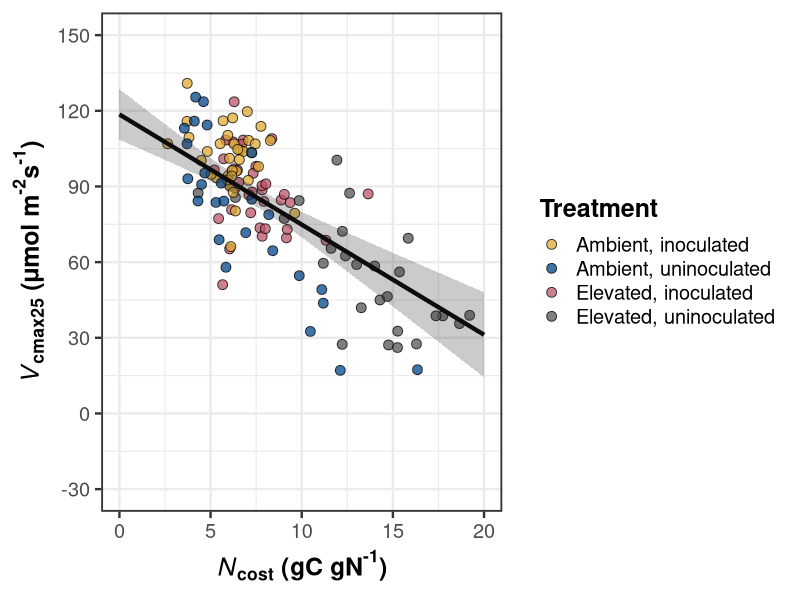

Reproduce this figure in R. (Note: this script raises an error after producing the figure.)
##########################################################################
## Load libraries and import data
##########################################################################
# Libraries
library(lme4)
library(emmeans)
library(tidyverse)
library(ggpubr)

# Turn off digit rounding in emmean args
emm_options(opt.digits = FALSE)

# Load compiled datasheet
df <- read.csv("../data_sheets/NxCO2xI_compiled_datasheet.csv",
               na.strings = "NA") %>%
  mutate(n.trt = as.numeric(n.trt)) %>%
  filter(inoc == "inoc" | (inoc == "no.inoc" & nodule.biomass < 0.05)) %>%
  unite(col = "co2.inoc", co2:inoc, sep = "_", remove = FALSE) 

## Add colorblind friendly palette
cbbPalette3 <- c("#DDAA33", "#004488", "#BB5566", "#555555")


df$ncost[df$ncost > 20] <- NA

##########################################################################
## Ncost:Vcmax25 regline prep
##########################################################################
vcmax.ncost <- lmer(vcmax25 ~ ncost * co2 * inoc + (1|rack:co2), data = df)
shapiro.test(residuals(vcmax.ncost))
test(emtrends(vcmax.ncost, ~co2*inoc, "ncost"))

## Emmean fxns for regression lines + error ribbons
vcmax.ncost.full <- data.frame(emmeans(vcmax.ncost, ~inoc*co2, "ncost",
                                       at = list(ncost = seq(0, 20, 0.1)),
                                       type = "response")) %>%
  unite(col = "co2.inoc", co2:inoc, sep = "_", remove = FALSE)

vcmax.ncost.regline <- data.frame(emmeans(vcmax.ncost, ~1, "ncost",
                                          at = list(ncost = seq(0, 20, 0.1)),
                                          type = "response")) %>%
  mutate(co2 = X1,inoc = X1, co2.inoc = X1) %>%
  full_join(vcmax.ncost.full) %>%
  dplyr::select(ncost, co2, inoc, co2.inoc, everything(), -X1) %>%
  mutate(linetype = ifelse(co2.inoc == "elv_inoc" | co2.inoc == "amb_inoc", 
                           "dashed", "solid"))

##########################################################################
## Ncost:Vcmax25 plot
##########################################################################
vcmax.ncost.plot <- ggplot(data = df, 
                           aes(x = ncost, y = vcmax25)) +
  geom_jitter(aes(fill = co2.inoc),
              size = 3, shape = 21, alpha = 0.75) +
  geom_smooth(data = subset(vcmax.ncost.regline, co2.inoc == "overall"),
              aes(y = emmean), size = 1.5, se = FALSE, color = "black") +
  geom_ribbon(data = subset(vcmax.ncost.regline, co2.inoc == "overall"),
              aes(y = emmean, ymin = lower.CL, ymax = upper.CL), 
              size = 1.5, alpha = 0.25) +
  scale_fill_manual(values = cbbPalette3,
                    labels = c("Ambient, inoculated",
                               "Ambient, uninoculated",
                               "Elevated, inoculated",
                               "Elevated, uninoculated")) +
  scale_color_manual(values = cbbPalette3,
                     labels = c("Ambient, inoculated",
                                "Ambient, uninoculated",
                                "Elevated, inoculated",
                                "Elevated, uninoculated")) +
  scale_y_continuous(limits = c(-30, 150), breaks = seq(-30, 150, 30)) +
  labs(x = expression(bold(italic("N")["cost"]*" (gC gN"^"-1"*")")),
       y = expression(bold(italic("V")["cmax25"]*" (μmol m"^"-2"*"s"^"-1"*")")),
       fill = "Treatment", color = "Treatment") +
  guides(linetype = "none") +
  theme_bw(base_size = 18) +
  theme(axis.title = element_text(face = "bold"),
        legend.title = element_text(face = "bold"),
        panel.border = element_rect(size = 1.25))
vcmax.ncost.plot

##########################################################################
## Rd.vcmax:Vcmax25 regline prep
##########################################################################
vcmax.rd.vcmax <- lmer(vcmax25 ~ rd25.vcmax25 * co2 * inoc + (1|rack:co2), data = df)
shapiro.test(residuals(vcmax.rd.vcmax))
test(emtrends(vcmax.rd.vcmax, ~co2*inoc, "rd25.vcmax25"))

## Emmean fxns for regression lines + error ribbons
vcmax.rd.vcmax.full <- data.frame(emmeans(vcmax.rd.vcmax, ~inoc*co2, "rd25.vcmax25",
                                       at = list(rd25.vcmax25 = seq(0, 0.09, 0.001)),
                                       type = "response")) %>%
  unite(col = "co2.inoc", co2:inoc, sep = "_", remove = FALSE)

vcmax.rd.vcmax.regline <- data.frame(emmeans(vcmax.rd.vcmax, ~1, "rd25.vcmax25",
                                          at = list(rd25.vcmax25 = seq(0, 0.09, 0.001)),
                                          type = "response")) %>%
  mutate(co2 = X1,inoc = X1, co2.inoc = X1) %>%
  full_join(vcmax.rd.vcmax.full) %>%
  dplyr::select(rd25.vcmax25, co2, inoc, co2.inoc, everything(), -X1) %>%
  mutate(linetype = ifelse(co2.inoc == "elv_inoc" | co2.inoc == "amb_inoc", 
                           "dashed", "solid"))

##########################################################################
## Ncost:Vcmax25 plot
##########################################################################
vcmax.ncost.plot <- ggplot(data = df, 
                           aes(x = rd25.vcmax25, y = vcmax25)) +
  geom_jitter(aes(fill = co2.inoc),
              size = 3, shape = 21, alpha = 0.75) +
  geom_smooth(data = subset(vcmax.rd.vcmax.regline, co2.inoc == "overall"),
              aes(y = emmean), size = 1.5, se = FALSE, color = "black") +
  geom_ribbon(data = subset(vcmax.rd.vcmax.regline, co2.inoc == "overall"),
              aes(y = emmean, ymin = lower.CL, ymax = upper.CL), 
              size = 1.5, alpha = 0.25) +
  scale_fill_manual(values = cbbPalette3,
                    labels = c("Ambient, inoculated",
                               "Ambient, uninoculated",
                               "Elevated, inoculated",
                               "Elevated, uninoculated")) +
  scale_color_manual(values = cbbPalette3,
                     labels = c("Ambient, inoculated",
                                "Ambient, uninoculated",
                                "Elevated, inoculated",
                                "Elevated, uninoculated")) +
  scale_y_continuous(limits = c(0, 150), breaks = seq(0, 150, 30)) +
  labs(x = expression(bold(italic("N")["cost"]*" (gC gN"^"-1"*")")),
       y = expression(bold(italic("V")["cmax25"]*" (μmol m"^"-2"*"s"^"-1"*")")),
       fill = "Treatment", color = "Treatment") +
  guides(linetype = "none") +
  theme_bw(base_size = 18) +
  theme(axis.title = element_text(face = "bold"),
        legend.title = element_text(face = "bold"),
        panel.border = element_rect(size = 1.25))
vcmax.ncost.plot

##########################################################################
## Ncost:Narea regline prep
##########################################################################

narea.ncost <- lmer(sqrt(narea) ~ ncost * co2 * inoc + (1|rack:co2), data = df)
shapiro.test(residuals(narea.ncost))
test(emtrends(narea.ncost, ~co2*inoc, "ncost"))

## Emmean fxns for regression lines + error ribbons
narea.ncost.full <- data.frame(emmeans(narea.ncost, ~inoc*co2, "ncost",
                                       at = list(ncost = seq(0, 20, 0.1)),
                                       type = "response")) %>%
  unite(col = "co2.inoc", co2:inoc, sep = "_", remove = FALSE)

narea.ncost.regline <- data.frame(emmeans(narea.ncost, ~1, "ncost",
                                          at = list(ncost = seq(0, 20, 0.1)),
                                          type = "response")) %>%
  mutate(co2 = X1,inoc = X1, co2.inoc = X1) %>%
  full_join(narea.ncost.full) %>%
  dplyr::select(ncost, co2, inoc, co2.inoc, everything(), -X1)

##########################################################################
## Ncost:Narea plot
##########################################################################
narea.ncost.plot <- ggplot(data = df, 
                           aes(x = ncost, y = narea)) +
  geom_jitter(aes(fill = co2.inoc),
              size = 3, shape = 21, alpha = 0.75) +
  geom_smooth(data = subset(narea.ncost.regline, co2.inoc == "overall"),
              aes(y = response), size = 1.5, se = FALSE, color = "black") +
  geom_ribbon(data = subset(narea.ncost.regline, co2.inoc == "overall"),
              aes(y = response, ymin = lower.CL, ymax = upper.CL), 
              size = 1.5, alpha = 0.25) +
  scale_fill_manual(values = cbbPalette3,
                    labels = c("Ambient, inoculated",
                               "Ambient, uninoculated",
                               "Elevated, inoculated",
                               "Elevated, uninoculated")) +
  scale_color_manual(values = cbbPalette3,
                     labels = c("Ambient, inoculated",
                                "Ambient, uninoculated",
                                "Elevated, inoculated",
                                "Elevated, uninoculated")) +
  scale_y_continuous(limits = c(0, 3.2), breaks = seq(0, 3, 1)) +
  labs(x = expression(bold(italic("N")["cost"]*" (gC gN"^"-1"*")")),
       y = expression(bold(italic("N")["area"]*" (gN m"^"-2"*")")),
       fill = "Treatment", color = "Treatment") +
  guides(linetype = "none") +
  theme_bw(base_size = 18) +
  theme(axis.title = element_text(face = "bold"),
        legend.title = element_text(face = "bold"),
        panel.border = element_rect(size = 1.25))
narea.ncost.plot

##########################################################################
## Rd.vcmax:Narea regline prep
##########################################################################
narea.rd.vcmax <- lmer(narea ~ rd25.vcmax25 * co2 * inoc + (1|rack:co2), data = df)
shapiro.test(residuals(narea.rd.vcmax))
test(emtrends(narea.rd.vcmax, ~co2*inoc, "rd25.vcmax25"))

## Emmean fxns for regression lines + error ribbons
narea.rd.vcmax.full <- data.frame(emmeans(narea.rd.vcmax, ~inoc*co2, "rd25.vcmax25",
                                       at = list(rd25.vcmax25 = seq(0, 0.09, 0.001)),
                                       type = "response")) %>%
  unite(col = "co2.inoc", co2:inoc, sep = "_", remove = FALSE)

narea.rd.vcmax.regline <- data.frame(emmeans(narea.rd.vcmax, ~1, "rd25.vcmax25",
                                          at = list(rd25.vcmax25 = seq(0, 0.09, 0.001)),
                                          type = "response")) %>%
  mutate(co2 = X1,inoc = X1, co2.inoc = X1) %>%
  full_join(narea.rd.vcmax.full) %>%
  dplyr::select(rd25.vcmax25, co2, inoc, co2.inoc, everything(), -X1)

##########################################################################
## Rd.vcmax:Narea plot
##########################################################################
narea.rd.vcmax.plot <- ggplot(data = df, 
                           aes(x = rd25.vcmax25, y = narea)) +
  geom_jitter(aes(fill = co2.inoc),
              size = 3, shape = 21, alpha = 0.75) +
  geom_smooth(data = subset(narea.rd.vcmax.regline, co2.inoc == "overall"),
              aes(y = emmean), size = 1.5, se = FALSE, color = "black") +
  geom_ribbon(data = subset(narea.rd.vcmax.regline, co2.inoc == "overall"),
              aes(y = emmean, ymin = lower.CL, ymax = upper.CL), 
              size = 1.5, alpha = 0.25) +
  scale_fill_manual(values = cbbPalette3,
                    labels = c("Ambient, inoculated",
                               "Ambient, uninoculated",
                               "Elevated, inoculated",
                               "Elevated, uninoculated")) +
  scale_color_manual(values = cbbPalette3,
                     labels = c("Ambient, inoculated",
                                "Ambient, uninoculated",
                                "Elevated, inoculated",
                                "Elevated, uninoculated")) +
  scale_y_continuous(limits = c(0, 3), breaks = seq(0, 3, 1)) +
  labs(x = expression(bold(italic("N")["cost"]*" (gC gN"^"-1"*")")),
       y = expression(bold(italic("N")["area"]*" (gN m"^"-2"*")")),
       fill = "Treatment", color = "Treatment") +
  guides(linetype = "none") +
  theme_bw(base_size = 18) +
  theme(axis.title = element_text(face = "bold"),
        legend.title = element_text(face = "bold"),
        panel.border = element_rect(size = 1.25))
narea.rd.vcmax.plot

##########################################################################
## Ncost:Narea regline prep
##########################################################################
jmax25.vcmax25.ncost <- lmer(log(jmax25.vcmax25) ~ ncost * co2 * inoc + (1|rack:co2), data = df)
shapiro.test(residuals(jmax25.vcmax25.ncost))
test(emtrends(jmax25.vcmax25.ncost, ~co2*inoc, "ncost"))

## Emmean fxns for regression lines + error ribbons
jmax25.vcmax25.ncost.full <- data.frame(emmeans(jmax25.vcmax25.ncost, ~inoc*co2, "ncost",
                                       at = list(ncost = seq(0, 20, 0.1)),
                                       type = "response")) %>%
  unite(col = "co2.inoc", co2:inoc, sep = "_", remove = FALSE)

jmax25.vcmax25.ncost.regline <- data.frame(emmeans(jmax25.vcmax25.ncost, ~1, "ncost",
                                          at = list(ncost = seq(0, 20, 0.1)),
                                          type = "response")) %>%
  mutate(co2 = X1,inoc = X1, co2.inoc = X1) %>%
  full_join(jmax25.vcmax25.ncost.full) %>%
  dplyr::select(ncost, co2, inoc, co2.inoc, everything(), -X1) %>%
  mutate(linetype = ifelse(co2.inoc == "elv_inoc" | co2.inoc == "amb.inoc",
                           "dashed", "solid"))

##########################################################################
## Ncost:Narea plot
##########################################################################

jmax25.vcmax25.ncost.plot <- ggplot(data = df, 
                           aes(x = ncost, y = jmax25.vcmax25)) +
  geom_jitter(aes(fill = co2.inoc),
              size = 3, shape = 21, alpha = 0.75) +
  geom_smooth(data = subset(jmax25.vcmax25.ncost.regline, co2.inoc == "overall"),
              aes(y = response), size = 1.5, se = FALSE, color = "black") +
  geom_ribbon(data = subset(jmax25.vcmax25.ncost.regline, co2.inoc == "overall"),
              aes(y = response, ymin = lower.CL, ymax = upper.CL), 
              size = 1.5, alpha = 0.25) +
  scale_fill_manual(values = cbbPalette3,
                    labels = c("Ambient, inoculated",
                               "Ambient, uninoculated",
                               "Elevated, inoculated",
                               "Elevated, uninoculated")) +
  scale_color_manual(values = cbbPalette3,
                     labels = c("Ambient, inoculated",
                                "Ambient, uninoculated",
                                "Elevated, inoculated",
                                "Elevated, uninoculated")) +
  scale_y_continuous(limits = c(1.5, 2.3), breaks = seq(1.5, 2.25, 0.25)) +
  labs(x = expression(bold(italic("N")["cost"]*" (gC gN"^"-1"*")")),
       y = expression(bold(italic("J")["max25"]*":"*italic(V)["cmax25"])),
       fill = "Treatment", color = "Treatment") +
  guides(linetype = "none") +
  theme_bw(base_size = 18) +
  theme(axis.title = element_text(face = "bold"),
        legend.title = element_text(face = "bold"),
        panel.border = element_rect(size = 1.25))
jmax25.vcmax25.ncost.plot

##########################################################################
## Ncost:Rd25.vcmax25 regline prep
##########################################################################
jmax25.vcmax25.rd25.vcmax25 <- lmer(jmax25.vcmax25 ~ rd25.vcmax25 * 
                                      co2 * inoc + (1|rack:co2), data = df)
shapiro.test(residuals(jmax25.vcmax25.rd25.vcmax25))
test(emtrends(jmax25.vcmax25.rd25.vcmax25, ~co2*inoc, "rd25.vcmax25"))

## Emmean fxns for regression lines + error ribbons
jmax25.vcmax25.rd25.vcmax25.full <- data.frame(
  emmeans(jmax25.vcmax25.rd25.vcmax25, 
          ~inoc*co2, "rd25.vcmax25",
          at = list(rd25.vcmax25 = seq(0, 0.09, 0.001)),
          type = "response")) %>%
  unite(col = "co2.inoc", co2:inoc, sep = "_", remove = FALSE)

jmax25.vcmax25.rd25.vcmax25.regline <- data.frame(
  emmeans(jmax25.vcmax25.rd25.vcmax25, ~1, "rd25.vcmax25",
          at = list(rd25.vcmax25 = seq(0, 0.09, 0.001)),
          type = "response")) %>%
  mutate(co2 = X1,inoc = X1, co2.inoc = X1) %>%
  full_join(jmax25.vcmax25.rd25.vcmax25.full) %>%
  dplyr::select(rd25.vcmax25, co2, inoc, co2.inoc, everything(), -X1) %>%
  mutate(linetype = ifelse(co2.inoc == "elv_inoc" | co2.inoc == "amb.inoc",
                           "dashed", "solid"))

##########################################################################
## Ncost:Narea plot
##########################################################################

jmax25.vcmax25.rd25.vcmax25.plot <- ggplot(data = df, 
                                           aes(x = rd25.vcmax25, 
                                               y = jmax25.vcmax25)) +
  geom_jitter(aes(fill = co2.inoc),
              size = 3, shape = 21, alpha = 0.75) +
  geom_smooth(data = subset(jmax25.vcmax25.rd25.vcmax25.regline, 
                            co2.inoc == "overall"),
              aes(y = emmean), size = 1.5, se = FALSE, color = "black") +
  geom_ribbon(data = subset(jmax25.vcmax25.rd25.vcmax25.regline, 
                            co2.inoc == "overall"),
              aes(y = emmean, ymin = lower.CL, ymax = upper.CL), 
              size = 1.5, alpha = 0.25) +
  scale_fill_manual(values = cbbPalette3,
                    labels = c("Ambient, inoculated",
                               "Ambient, uninoculated",
                               "Elevated, inoculated",
                               "Elevated, uninoculated")) +
  scale_color_manual(values = cbbPalette3,
                     labels = c("Ambient, inoculated",
                                "Ambient, uninoculated",
                                "Elevated, inoculated",
                                "Elevated, uninoculated")) +
  scale_y_continuous(limits = c(1.5, 2.3), breaks = seq(1.5, 2.25, 0.25)) +
  scale_x_continuous(limits = c(0, 0.09), breaks = seq(0, 0.09, 0.03)) +
  labs(x = expression(bold(italic("N")["cost"]*" (gC gN"^"-1"*")")),
       y = expression(bold(italic("J")["max25"]*":"*italic(V)["cmax25"])),
       fill = "Treatment", color = "Treatment") +
  guides(linetype = "none") +
  theme_bw(base_size = 18) +
  theme(axis.title = element_text(face = "bold"),
        legend.title = element_text(face = "bold"),
        panel.border = element_rect(size = 1.25))
jmax25.vcmax25.rd25.vcmax25.plot

##########################################################################
## Ncost:Rd.vcmax regline prep
##########################################################################
df$rd25.vcmax25 <- df$rd25 / df$vcmax25
df$rd25.vcmax25[df$rd25.vcmax25 < 0] <- NA
df$rd25.vcmax25[c(39, 40, 42)] <- NA

rd25.vcmax25.ncost <- lmer(rd25.vcmax25 ~ ncost * co2 * inoc + (1|rack:co2), data = df)
shapiro.test(residuals(rd25.vcmax25.ncost))
test(emtrends(rd25.vcmax25.ncost, ~co2*inoc, "ncost"))

## Emmean fxns for regression lines + error ribbons
rd25.vcmax25.ncost.full <- data.frame(emmeans(rd25.vcmax25.ncost, ~inoc*co2, "ncost",
                                                at = list(ncost = seq(0, 20, 0.1)),
                                                type = "response")) %>%
  unite(col = "co2.inoc", co2:inoc, sep = "_", remove = FALSE)

rd25.vcmax25.ncost.regline <- data.frame(emmeans(rd25.vcmax25.ncost, ~1, "ncost",
                                                   at = list(ncost = seq(0, 20, 0.1)),
                                                   type = "response")) %>%
  mutate(co2 = X1,inoc = X1, co2.inoc = X1) %>%
  full_join(rd25.vcmax25.ncost.full) %>%
  dplyr::select(ncost, co2, inoc, co2.inoc, everything(), -X1) %>%
  mutate(linetype = ifelse(co2.inoc == "elv_inoc" | co2.inoc == "amb.inoc",
                           "dashed", "solid"))


##########################################################################
## Ncost:Rd.vcmax plot
##########################################################################
rd25.vcmax25.ncost.plot <-ggplot(data = df, aes(x = ncost, y = rd25.vcmax25)) +
  geom_jitter(aes(fill = co2.inoc),
              size = 3, shape = 21, alpha = 0.75) +
  geom_smooth(data = subset(rd25.vcmax25.ncost.regline, co2.inoc == "overall"),
              aes(y = emmean), size = 1.5, se = FALSE, color = "black") +
  geom_ribbon(data = subset(rd25.vcmax25.ncost.regline, co2.inoc == "overall"),
              aes(y = emmean, ymin = lower.CL, ymax = upper.CL), 
              size = 1.5, alpha = 0.25) +
  scale_fill_manual(values = cbbPalette3,
                    labels = c("Ambient, inoculated",
                               "Ambient, uninoculated",
                               "Elevated, inoculated",
                               "Elevated, uninoculated")) +
  scale_y_continuous(limits = c(0, 0.09), breaks = seq(0, 0.09, 0.03)) +
  labs(x = expression(bold(italic("N")["cost"]*" (gC gN"^"-1"*")")),
       y = expression(bold(italic("R")["d25"]*":"*italic(V)["cmax25"])),
       fill = "Treatment", color = "Treatment") +
  guides(linetype = "none") +
  theme_bw(base_size = 18) +
  theme(axis.title = element_text(face = "bold"),
        legend.title = element_text(face = "bold"),
        panel.border = element_rect(size = 1.25))
rd25.vcmax25.ncost.plot

##########################################################################
## Exploratory figs 
##########################################################################

png("../working_drafts/figs/NxCO2xI_expl_rdvcmax_ncost.png",
    width = 9, height = 5.5, units = "in", res = 600)
rd25.vcmax25.ncost.plot
dev.off()

png("../working_drafts/figs/NxCO2xI_expl_figs.png",
    height = 8, width = 12, units = "in", res = 600)
ggarrange(narea.ncost.plot, vcmax.ncost.plot, jmax25.vcmax25.ncost.plot,
          ncol = 2, nrow = 2, common.legend = TRUE, legend = "right",
          align = "hv")
dev.off()
